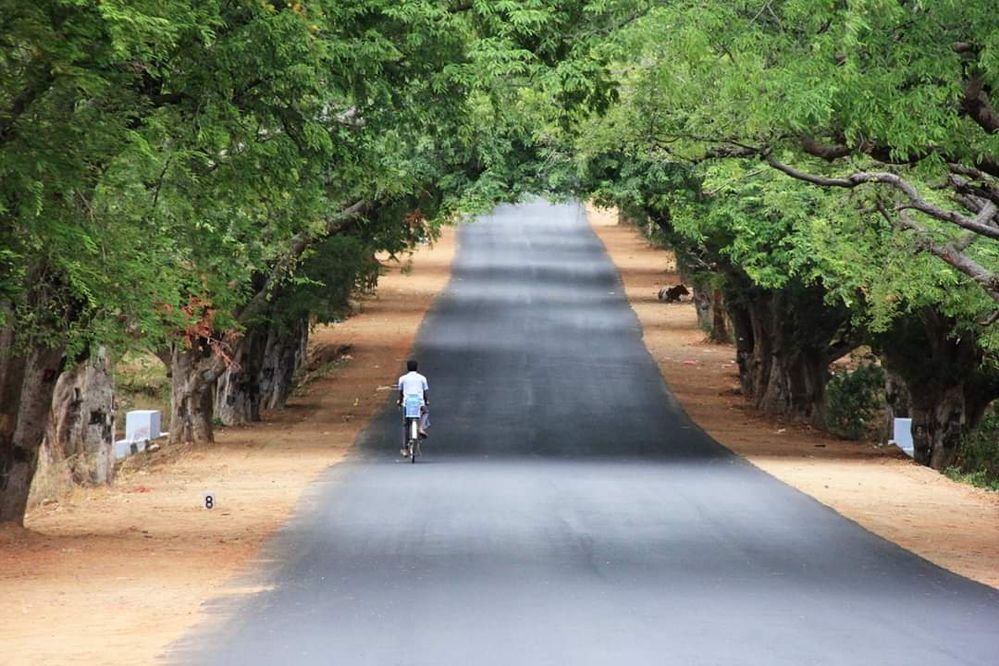
#> input picture Pothole_Detection/Lane_02.jpg, 999 x 666 px
$ jupyter execute 4_Lane_Practice.ipynb   (shell and % lines are left out)
#> lines starting #> are read from the running program, lines starting #| are printed output that depends on the picture; after the words box and inside, x2 and y2 are one past the last pixel; in counts of white or black regions, pixels touching at a corner belong together
[cell 1]
import cv2
import numpy as np
import matplotlib.pyplot as plt

[cell 2]
img = cv2.imread('Lane_02.jpg')
#> img is the input picture: shape (666, 999, 3); mean B, G, R 101.5, 122.5, 117
img = cv2.cvtColor(img,cv2.COLOR_BGR2RGB)
plt.imshow(img)

[cell 3]
def region_of_interest(image):
    height = image.shape[0]
#> height = 666
    polygons = np.array([[(96, 6333),(996,637),(431,253),(653,264)]])
    mask = np.zeros_like(image)
    cv2.fillPoly(mask,polygons,(255,255,255))
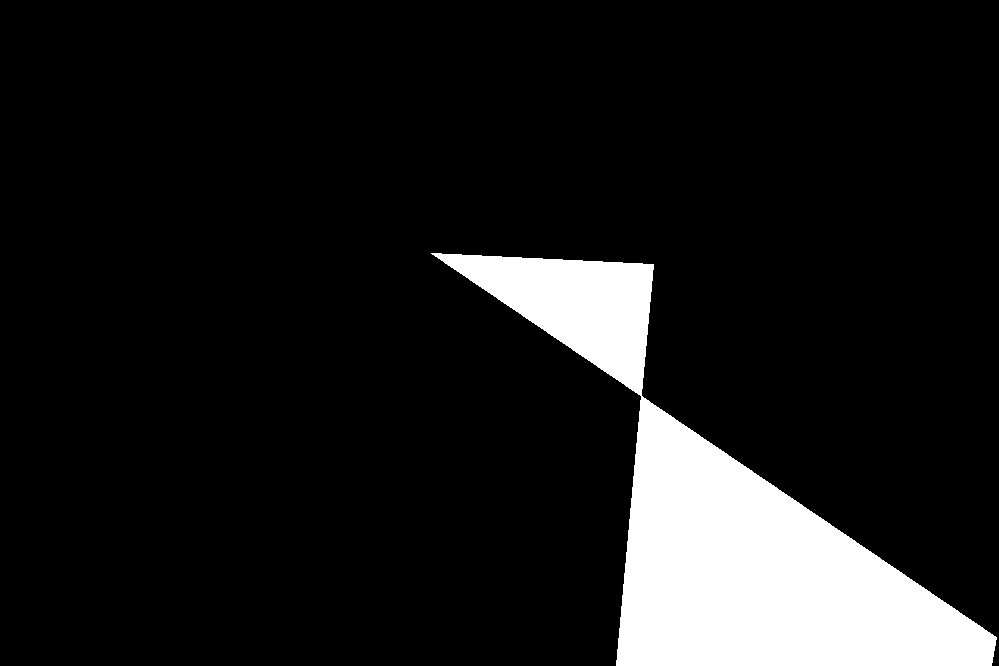
#> mask: shape (666, 999, 3); 10.8% white; 1 white region, box (x1, y1, x2, y2) and area: (431, 253, 997, 666) 71557
    masked_image = cv2.bitwise_and(image,mask)
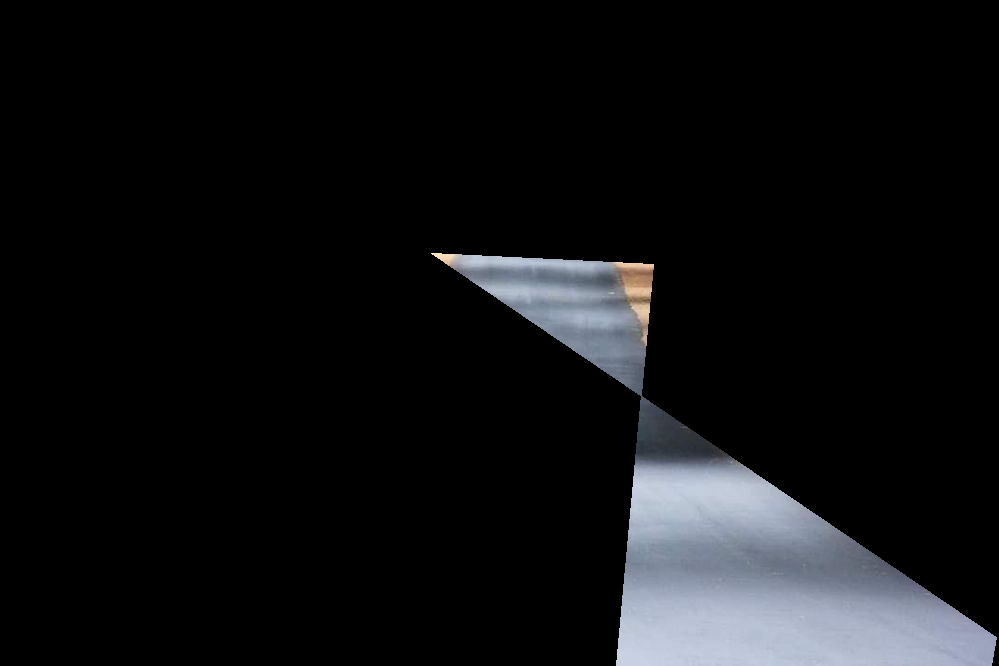
#> masked_image: shape (666, 999, 3); mean R, G, B 16.1, 16.9, 18.7

    return masked_image

$ run again, with Pothole_Detection/pothole_2.jpg copied over Pothole_Detection/Lane_02.jpg
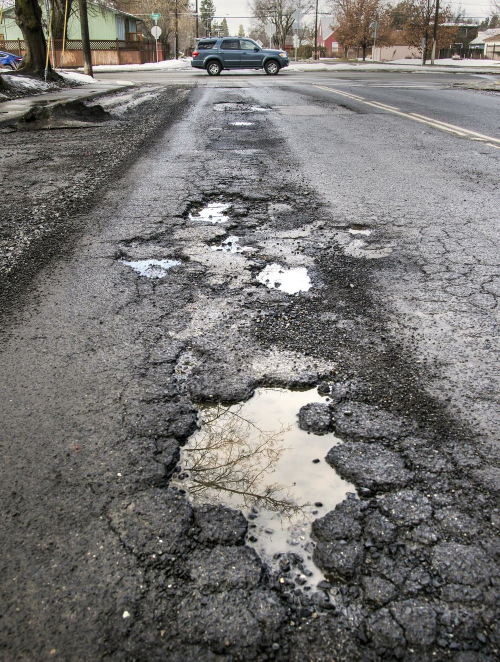
#> input picture Pothole_Detection/pothole_2.jpg, 1000 x 1323 px (shown at 1/2 size)
#> img is the input picture: shape (1323, 1000, 3); mean B, G, R 113.7, 115.9, 117.9
#> in region_of_interest, `cv2.fillPoly(mask,polygons,(255,255,255))`:
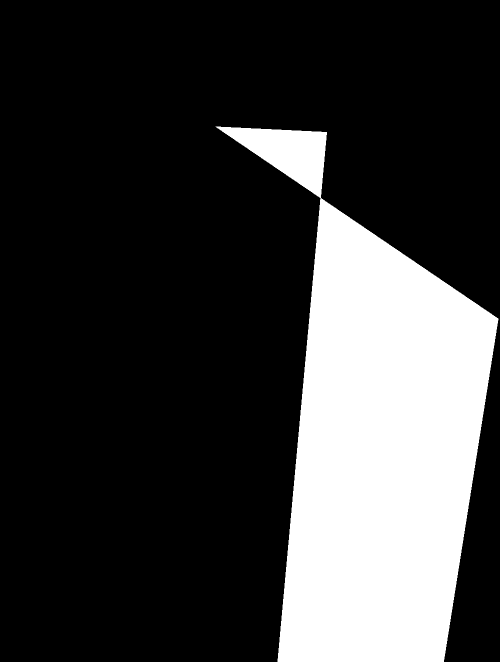
#> mask: shape (1323, 1000, 3) (shown at 1/2 size); 23% white; 1 white region, box (x1, y1, x2, y2) and area: (431, 253, 997, 1323) 304699
#> in region_of_interest, `masked_image = cv2.bitwise_and(image,mask)`:
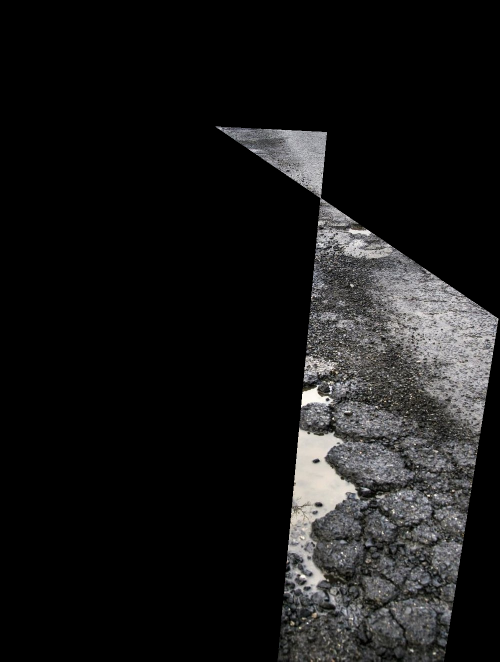
#> masked_image: shape (1323, 1000, 3) (shown at 1/2 size); mean R, G, B 24.4, 24.2, 24.1

$ run again, with Pothole_Detection/Lane_01.png saved as Pothole_Detection/Lane_02.jpg
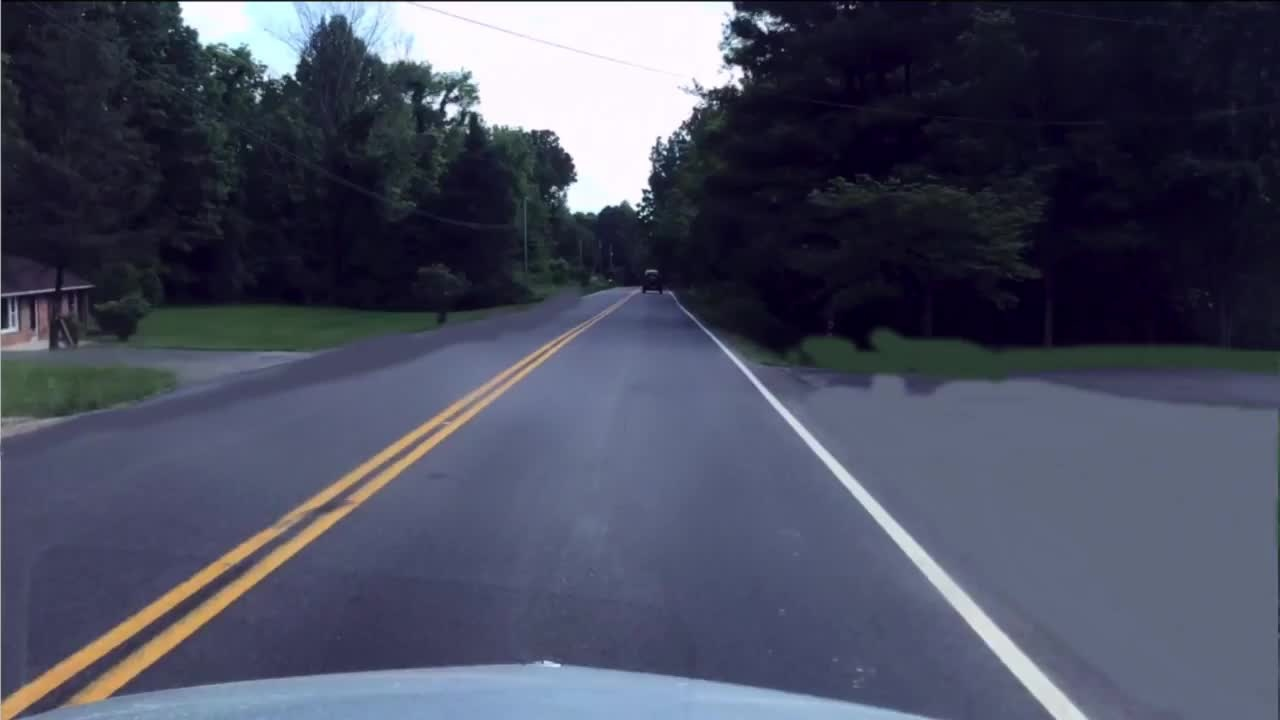
#> input picture Pothole_Detection/Lane_01.png, 1280 x 720 px
#> img is the input picture: shape (720, 1280, 3); mean B, G, R 94.7, 76.1, 72.5
#> in region_of_interest, `cv2.fillPoly(mask,polygons,(255,255,255))`:
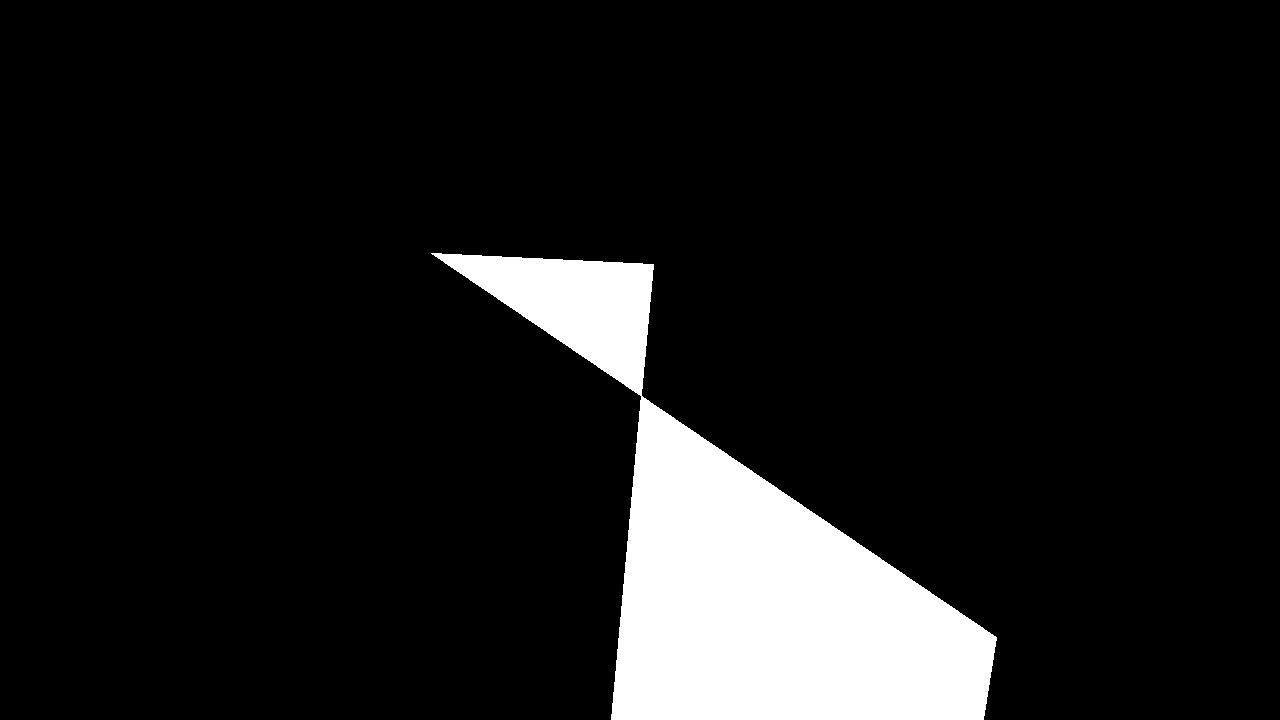
#> mask: shape (720, 1280, 3); 10% white; 1 white region, box (x1, y1, x2, y2) and area: (431, 253, 997, 720) 91805
#> in region_of_interest, `masked_image = cv2.bitwise_and(image,mask)`:
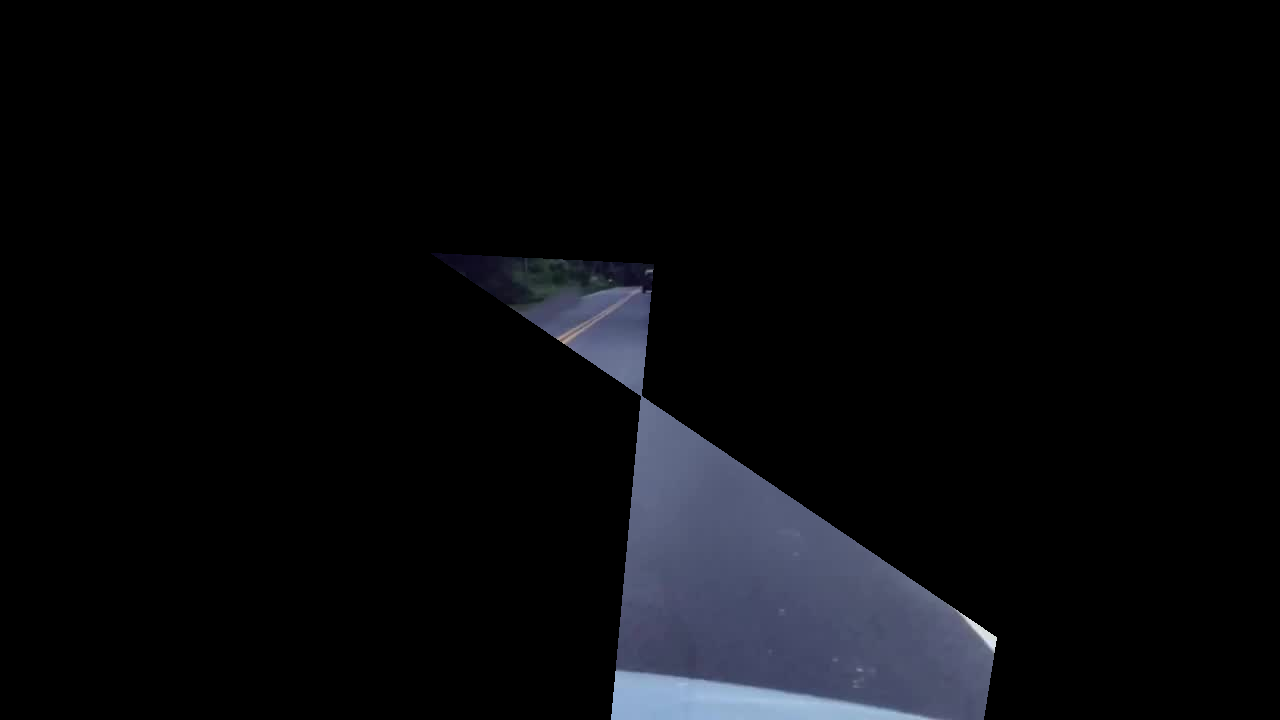
#> masked_image: shape (720, 1280, 3); mean R, G, B 8.3, 9.2, 11.9
